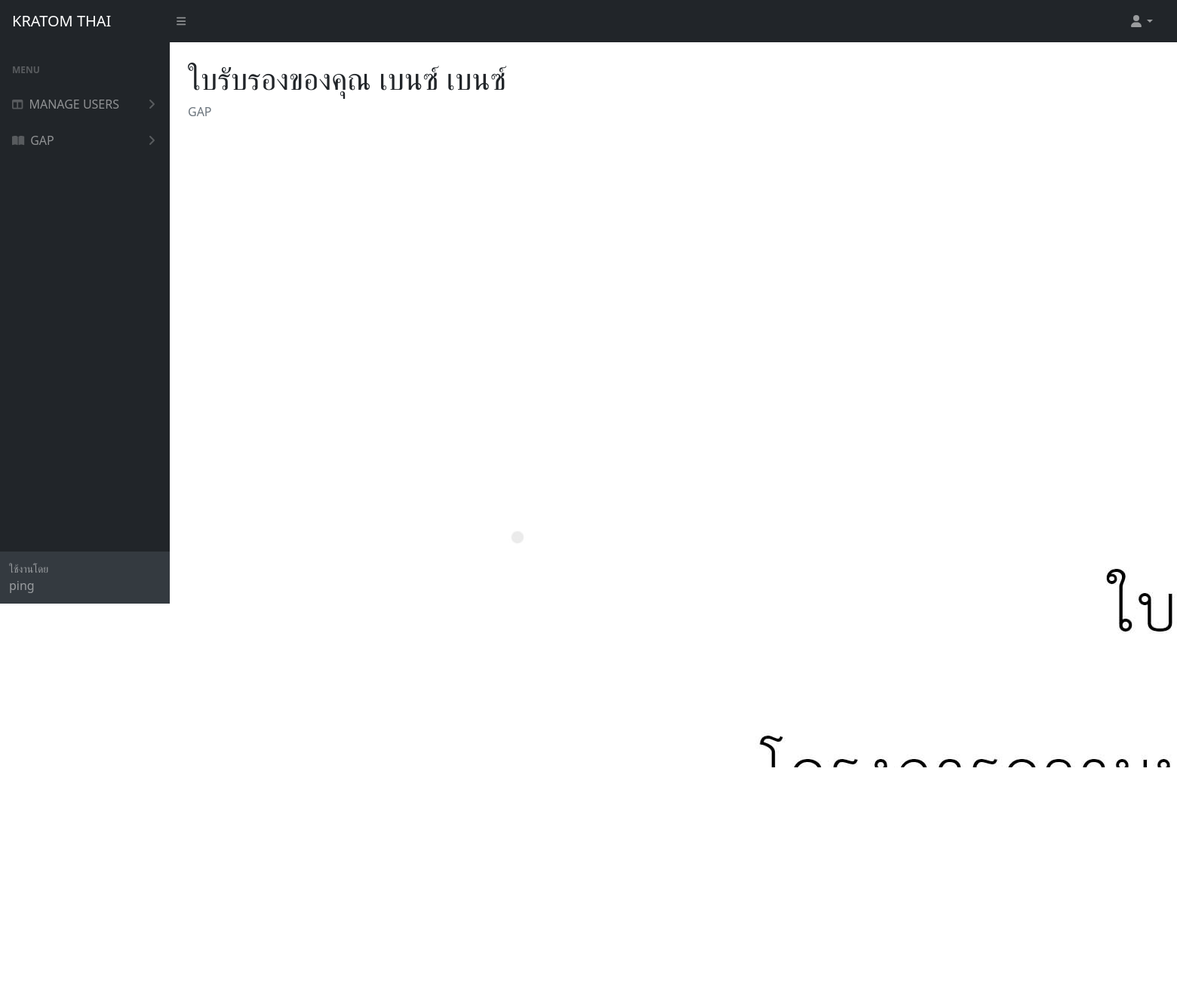
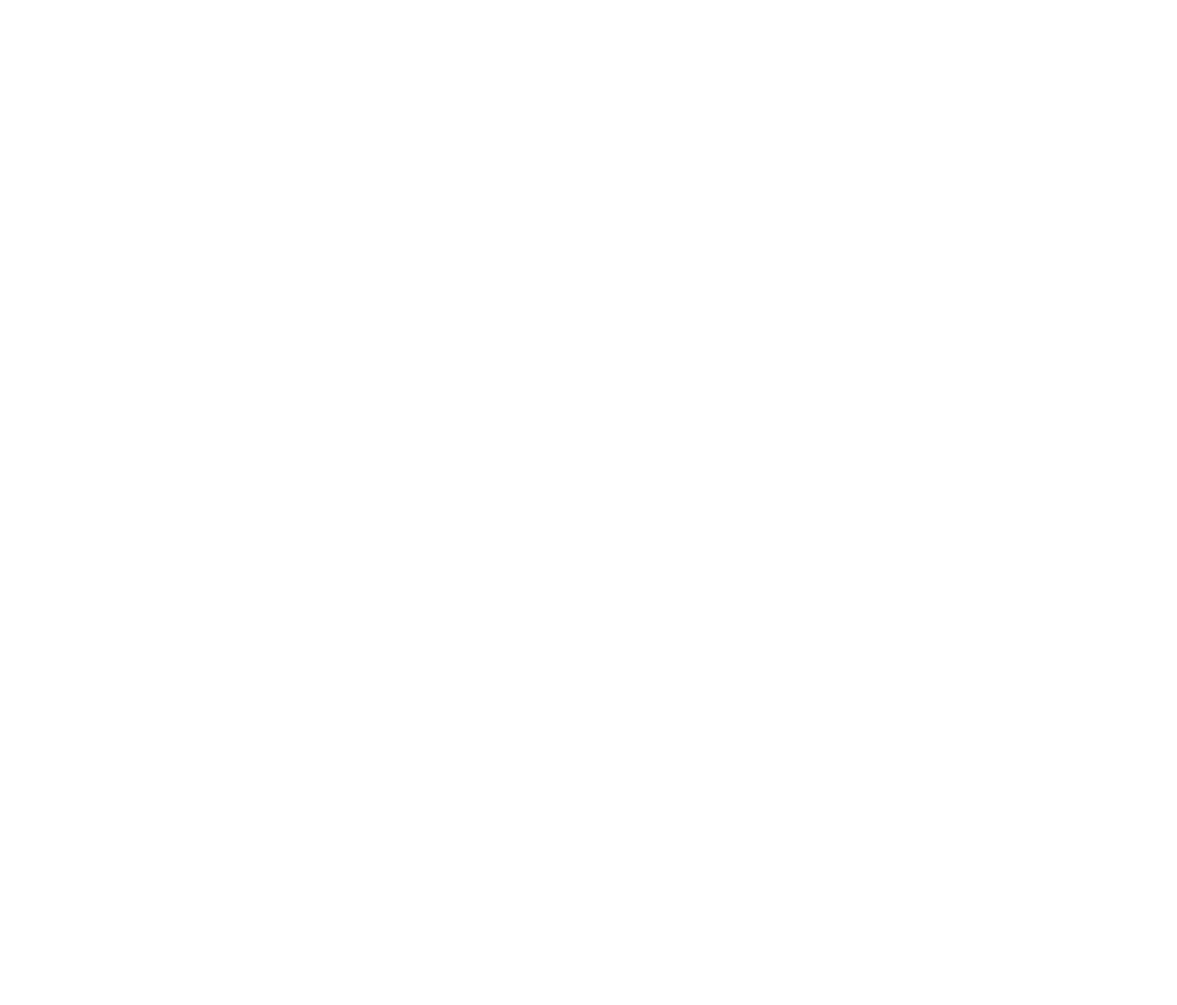
The app's page /admin/img_gap.php?ID=45c48cce2e2d7fbdea1afc51c7c6ad26 (signed in) with its own data (2 pictures, top to bottom).
### tables this page shows
CREATE TABLE IF NOT EXISTS `petition` (
  `id_user` int(11) DEFAULT NULL,
  `id_petition` int(11) NOT NULL AUTO_INCREMENT,
  `species` varchar(50) DEFAULT NULL,
  `quantity` int(11) DEFAULT NULL,
  `address_farm` varchar(100) DEFAULT NULL,
  `sub_area` varchar(50) DEFAULT NULL,
  `area` varchar(50) DEFAULT NULL,
  `province` varchar(50) DEFAULT NULL,
  `zip_code` varchar(5) DEFAULT NULL,
  `tel` varchar(10) DEFAULT NULL,
  `status` int(11) DEFAULT NULL,
  `petition_date` timestamp NULL DEFAULT NULL,
  `succes_date` timestamp NULL DEFAULT NULL,
  `approved` int(11) DEFAULT NULL,
  PRIMARY KEY (`id_petition`)
);

CREATE TABLE IF NOT EXISTS `user` (
  `id_user` int(11) NOT NULL AUTO_INCREMENT,
  `username` varchar(30) DEFAULT NULL,
  `password` varchar(150) DEFAULT NULL,
  `name` varchar(100) DEFAULT NULL,
  `lastname` varchar(50) DEFAULT NULL,
  `user_type` int(11) DEFAULT NULL,
  `user_status` int(11) DEFAULT '1',
  PRIMARY KEY (`id_user`)
);

CREATE TABLE IF NOT EXISTS `img` (
  `id_img` int(10) unsigned NOT NULL AUTO_INCREMENT,
  `petition_id` varchar(33) DEFAULT NULL,
  `img` varchar(41) DEFAULT NULL,
  `status` int(11) DEFAULT '1',
  `blockchain` varchar(200) DEFAULT NULL,
  PRIMARY KEY (`id_img`)
);

### admin/img_gap.php (the view, shortened to what this page needs)
<!DOCTYPE html>
<html lang="en">
    <head>
        <?php
        include('header.php');
        ?>
        <link href="https://cdn.jsdelivr.net/npm/simple-datatables@latest/dist/style.css" rel="stylesheet" />
        <link href="css/styles.css" rel="stylesheet" />
    </head>
    <body class="sb-nav-fixed">
        <?php
            include('menu.php');
            $id = $_REQUEST["ID"];
            $query = "SELECT * FROM petition,user,img WHERE MD5(petition.id_petition) ='$id' AND petition.id_user = user.id_user AND img.petition_id = '$id' " or die("Error:" . mysqli_error($con));
            $result = mysqli_query($con, $query);
            $row_am = mysqli_fetch_assoc($result);
        ?>
            <div id="layoutSidenav_content">
                <main>
                    <div class="container-fluid px-4">
                        <h1 class="mt-4">ใบรับรองของคุณ <?php echo $row_am['name']." ".$row_am['lastname'];?></h1>
                        <ol class="breadcrumb mb-4">
                            <li class="breadcrumb-item active">GAP</li>
                        </ol>
                        <img src="../images/petition/<?php echo $row_am['img'] ?>">
                    </div>
                </main>
            </div>
    </body>
</html>

### records on screen
petition: id_user.name "เบนซ์", id_user.lastname "เบนซ์", img.img (picture)

### other values on screen
$a_name "ping"
